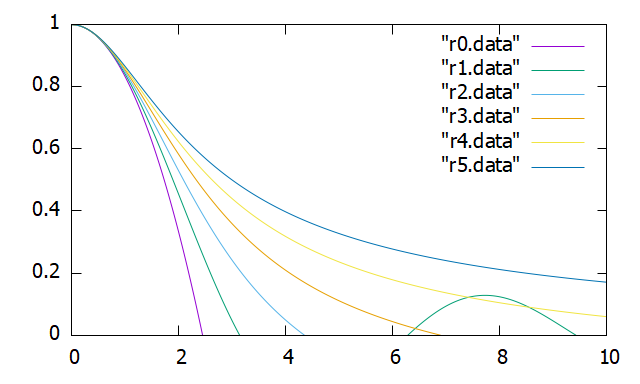

Here is the gnuplot script that generated this plot:
set terminal png #ターミナルをpngに設定
set output "06.png" #graph.pngで出力


set xrange [0:10]
set yrange [0:1]
plot "r0.data" u 1:2 with lines
replot "r1.data" u 1:2 with lines
replot "r2.data" u 1:2 with lines
replot "r3.data" u 1:2 with lines
replot "r4.data" u 1:2 with lines
replot "r5.data" u 1:2 with lines

set out
set terminal wxt enhanced